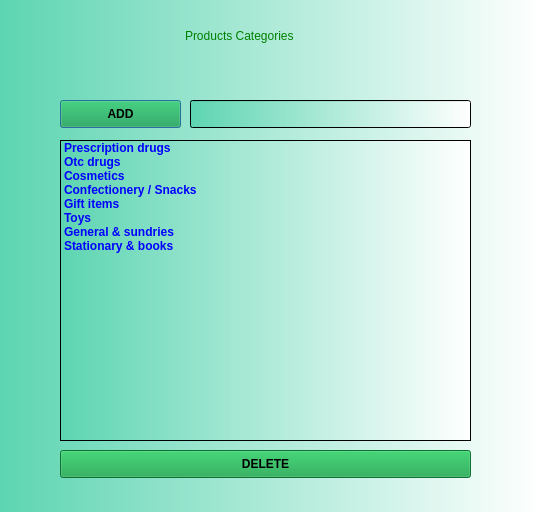
<?xml version="1.0" encoding="UTF-8"?>
<ui version="4.0">
 <class>CategDialog</class>
 <widget class="QDialog" name="CategDialog">
  <property name="geometry">
   <rect>
    <x>0</x>
    <y>0</y>
    <width>540</width>
    <height>512</height>
   </rect>
  </property>
  <property name="minimumSize">
   <size>
    <width>540</width>
    <height>512</height>
   </size>
  </property>
  <property name="maximumSize">
   <size>
    <width>540</width>
    <height>512</height>
   </size>
  </property>
  <property name="windowTitle">
   <string>Dialog</string>
  </property>
  <property name="styleSheet">
   <string notr="true">background:qlineargradient(spread:pad, x1:0, y1:0, x2:1, y2:0, stop:0 rgba(93, 213, 177, 255), stop:1 rgba(255, 255, 255, 255))</string>
  </property>
  <widget class="QLabel" name="label">
   <property name="geometry">
    <rect>
     <x>185</x>
     <y>10</y>
     <width>191</width>
     <height>51</height>
    </rect>
   </property>
   <property name="styleSheet">
    <string notr="true">color:green;
font: 87 10pt &quot;Segoe UI Black&quot;;
background:transparent;</string>
   </property>
   <property name="text">
    <string>Products Categories</string>
   </property>
  </widget>
  <widget class="QListWidget" name="CategoryList">
   <property name="geometry">
    <rect>
     <x>60</x>
     <y>140</y>
     <width>411</width>
     <height>301</height>
    </rect>
   </property>
   <property name="styleSheet">
    <string notr="true">font:bold;
color:blue</string>
   </property>
   <item>
    <property name="text">
     <string>Prescription drugs</string>
    </property>
   </item>
   <item>
    <property name="text">
     <string>Otc drugs</string>
    </property>
   </item>
   <item>
    <property name="text">
     <string>Cosmetics</string>
    </property>
   </item>
   <item>
    <property name="text">
     <string>Confectionery / Snacks</string>
    </property>
   </item>
   <item>
    <property name="text">
     <string>Gift items</string>
    </property>
   </item>
   <item>
    <property name="text">
     <string>Toys</string>
    </property>
   </item>
   <item>
    <property name="text">
     <string>General &amp; sundries</string>
    </property>
   </item>
   <item>
    <property name="text">
     <string>Stationary &amp; books</string>
    </property>
   </item>
  </widget>
  <widget class="QLineEdit" name="CategoryInput">
   <property name="geometry">
    <rect>
     <x>190</x>
     <y>100</y>
     <width>281</width>
     <height>28</height>
    </rect>
   </property>
   <property name="styleSheet">
    <string notr="true">font:bold;</string>
   </property>
  </widget>
  <widget class="QPushButton" name="AddCategory">
   <property name="geometry">
    <rect>
     <x>60</x>
     <y>100</y>
     <width>121</width>
     <height>28</height>
    </rect>
   </property>
   <property name="styleSheet">
    <string notr="true">font:bold;
background-color: rgb(17, 159, 69);</string>
   </property>
   <property name="text">
    <string>ADD</string>
   </property>
  </widget>
  <widget class="QPushButton" name="DeleteCategory">
   <property name="geometry">
    <rect>
     <x>60</x>
     <y>450</y>
     <width>411</width>
     <height>28</height>
    </rect>
   </property>
   <property name="styleSheet">
    <string notr="true">font:bold;
background-color: rgb(17, 159, 69);
</string>
   </property>
   <property name="text">
    <string>DELETE</string>
   </property>
  </widget>
 </widget>
 <resources/>
 <connections/>
</ui>
